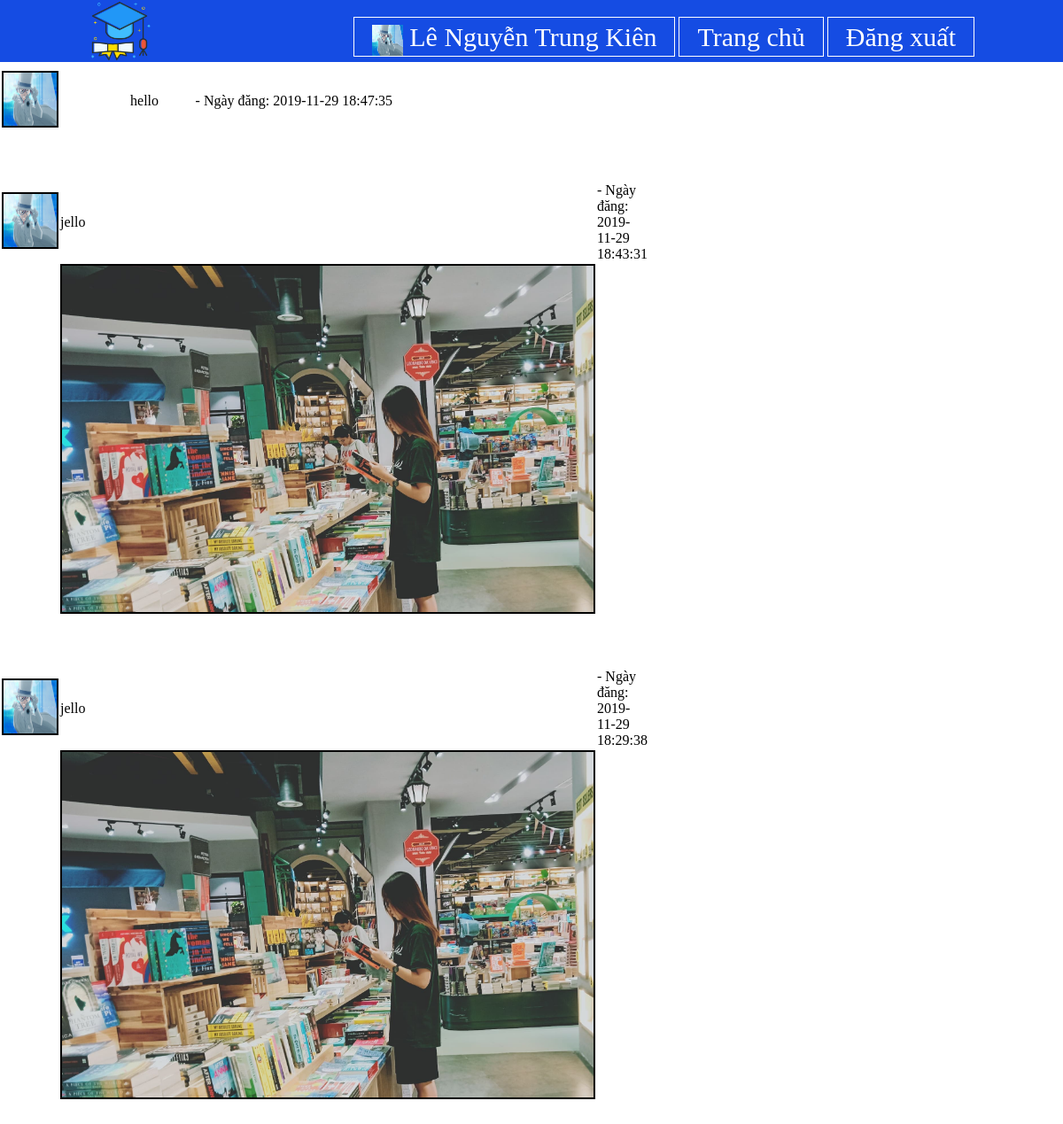
Screenshot of / (signed in) with the database file from the repository.
### tables this page shows
CREATE TABLE `usaccount` (
  `ID` int(10) UNSIGNED NOT NULL,
  `HoTen` text NOT NULL,
  `Mail` varchar(100) NOT NULL,
  `Tell` varchar(12) NOT NULL,
  `MatKhau` varchar(500) NOT NULL,
  `NgaySinh` date DEFAULT NULL,
  `GioiTinh` text NOT NULL,
  `urlavatar` text NOT NULL
);

CREATE TABLE `status` (
  `ID` int(10) UNSIGNED NOT NULL,
  `status` text NOT NULL,
  `timeSTT` datetime NOT NULL,
  `img` text NOT NULL,
  `usID` int(10) NOT NULL
);

### index.php (the view, shortened to what this page needs)
<?php session_start(); include 'header.php'; ?>
<html lang="en" dir="ltr">
      <link rel="stylesheet" type="text/css" href="css/register-form.css">
  <body >
    <?php
    if (!isset($_SESSION['Email'])){
    ?>
    <div class="left" style="left: 15%;">
      <form action="login_register/login.inc.php" method="POST">
        <span style="color:#333; font-size:36px; font-family:Helvetica, Arial, sans-serif; font-weight:700;" >Đăng Nhập</span><br><br>
        <span style="color:#1d2129; font-size:19px; font-family:Helvetica, Arial, sans-serif;">Email hoặc số điện thoại: </span><br>
        <input class="registration_form" type="text"  name = "mail" ></input><br>
        <span style="color:#1d2129; font-size:19px; font-family:Helvetica, Arial, sans-serif;">Mật khẩu: </span><br>
        <input class="registration_form" type="password" name = "matkhau" ></input><br>
        <input class="submit" type="submit" name="DangNhap" value="Đăng Nhập"></input><br>
        <a href="forgotPassword.php" style="color:blue; text-decoration:none; position:relative;  top:5px; font-size: 18px;">Quên tài khoản?</a><br>
        <?php
        if (isset($_GET['msglogin'])){
          echo '<a style="color:red; text-decoration:none; position:relative;  top:5px; font-size: 13px;">'.$_GET['msglogin'].'</a>';
        }?>
      </form>
    </div>
    <div class="right" >
    <form action="login_register/register.inc.php" method="POST" >
      <span style="color:#333; font-size:36px; font-family:Helvetica, Arial, sans-serif; font-weight:700;" >Đăng Ký</span><br><br>
      <input class="registration_form" type="text" name="ho" placeholder="Họ"style="width:180px;"></input>
      <input class="registration_form" type="text" name = "ten" placeholder="Tên" style="width:180px;"></input><br>
      <input class="registration_form" type="text" name = "mail" placeholder="Email"style="width:397px;"></input><br>
      <input class="registration_form" type="text" name = "tell" placeholder="Số điện thoại"style="width:397px;"></input><br>
      <input class="registration_form" type="password" name = "matkhau" placeholder="Mật khẩu"style="width:397px;"></input><br><br>
      <span style="color:#1d2129; font-size:19px; font-family:Helvetica, Arial, sans-serif;">Ngày sinh</span><br><br>
      <select name = "ngay">
        <option selected disabled>Ngày</option>
        <?php for ($i = 1; $i <= 31 ; $i++)
        {
         echo '<option >'.$i.'</option>';
        } ?>
      </select>
      <select name = "thang">
       <option selected disabled>Tháng</option>
        <?php for ($i = 1; $i <= 12 ; $i++)
        {
          echo '<option >'.$i.'</option>';
       } ?>
      </select>
      <select name = "nam">
       <option selected disabled>Năm</option>
       <?php for ($i = 2019; $i >= 1905 ; $i--)
         {
          echo '<option >'.$i.'</option>';
        } ?>
      </select>
      <br><br><span style="color:#1d2129; font-size:19px; font-family:Helvetica, Arial, sans-serif;">Giới tính</span><br>
     <input type="radio" name = "gioitinh" value= "Nam"><label class="gender">Nam</label></input>
     <input type="radio" name = "gioitinh" valu = "Nữ"><label class="gender">Nữ</label></input>
     <br><br>
     <input class="submit" type="submit" name="register" value="Đăng Ký" > </input><br>
     <?php if (isset($_GET['msg'])) { echo '<a href="#" style="color:#FF0000; text-decoration:none; position:relative;  top:5px; font-size: 18px;">'.$_GET['msg'].'</a>';} ?>
   </form>
  </div>
  <?php }
  else { ?>
  <div style="top: 100px">
    <span style="color:#333; font-size:36px; font-family:Helvetica, Arial, sans-serif; font-weight:700;" >Đăng Ký</span><br><br>
  </div>
  <?php
    $sql = $db->prepare("SELECT * FROM status ORDER BY  timeSTT DESC");
    $sql -> execute();
    $stt= $sql->fetchAll();
    foreach ($stt as $k )
    {
      $st = $k["status"];
      $tm = $k["timeSTT"];
      $imgstt = $k["img"];
      $usid = $k["usID"];
      $selectUrl = $db->prepare("SELECT urlavatar FROM usaccount WHERE ID = ?");
      $selectUrl -> bindValue(1,$usid,PDO::PARAM_STR );
      $selectUrl -> execute();
      $urlavatar="";
      $data = $selectUrl->fetchAll();
      foreach ($data as $key )
      {
        $urlavatar = $key["urlavatar"];
      }
      echo '
            <br><table style="width:60%;">
            <tr>
            <td ><img src="'.$urlavatar.'" style=" width: 60px; height: 60px;"  border = 2></td>
            <td style="width:60%px">'.
            $st
            .'</td>
            <td width:200px"> - Ngày đăng: '.
            $tm
            .'</td>
            </tr>';
      if($imgstt != "non")
      {
        echo '<tr>
              <td></td>
              <td><img src="'.$imgstt.'" style=" width: 600px; height: auto;"  border = 2></td>
              <td></td>
              </tr>';
      }
      echo '</table><br><br>';
    }
  }
  ?>
</body>
</html>

### header.php (shortened to what this page needs)
<!DOCTYPE html>
<html>
      <link rel="stylesheet" type="text/css" href="css/header.css">
  <body >
  		<nav>
  			<div class="main">
  				<div class="logo">
  					<img src="logo.png">
  				</div>
          <?php
            if (isset($_SESSION['Email']))
            {
              include("Connect/conn.php");
              $mail = $_SESSION['Email'];
              $sql = $db->prepare("SELECT HoTen,urlavatar FROM usaccount WHERE Mail = ? or Tell = ?");
              $sql -> bindValue(1,$mail,PDO::PARAM_STR );
              $sql -> bindValue(2,$mail,PDO::PARAM_STR );
              $sql -> execute();
              $name = "";
              $urlavatar = "";
              $data = $sql->fetchAll();
              foreach ($data as $key )
              {
                $name = $key["HoTen"];
                $urlavatar = $key["urlavatar"];
              }
            ?>
  				<ul>
            <?php
  					 echo '<li><a href="mypage.php" style="font-size: 30px;" ><img src="'.$urlavatar.'" alt="avatar" width="35px" height="35px" align="center" />'." ".$name.'</a></li>';
            ?>
  					<li ><a href="index.php" style="font-size: 30px;"  >Trang chủ</a></li>
  					<li ><a href="login_register/logout.inc.php" style="font-size: 30px;" >Đăng xuất </a></li>
  				</ul>
          <?php } ?>
  			</div>
  		</nav>
  </body>
 </html>

### css/header.css (style rules this page uses)
* { margin: 0; padding: 0; font-family: Times New Roman ; }
nav { position: fixed; top:0; left: 0; width: 100%; height: 70px; background: #154CE3; padding: 0 100px; box-sizing: border-box; }
ul { float: right; list-style-type: none; }
ul li { display: inline-block; margin-top: 25px; }
ul li a { text-decoration: none; color: #fff; padding: 5px 20px; border: 1px solid #fff; transition: 0.6s ease; }
.logo img { float: left; width: auto; height: 70px; }

### rows the page displays
usaccount: urlavatar (picture), HoTen "Lê Nguyễn Trung Kiên"
status: usaccount.urlavatar (picture), status "hello", timeSTT "2019-11-29 18:47:35"
status: usaccount.urlavatar (picture), status "jello", timeSTT "2019-11-29 18:43:31", img (picture)
status: usaccount.urlavatar (picture), status "jello", timeSTT "2019-11-29 18:29:38", img (picture)
